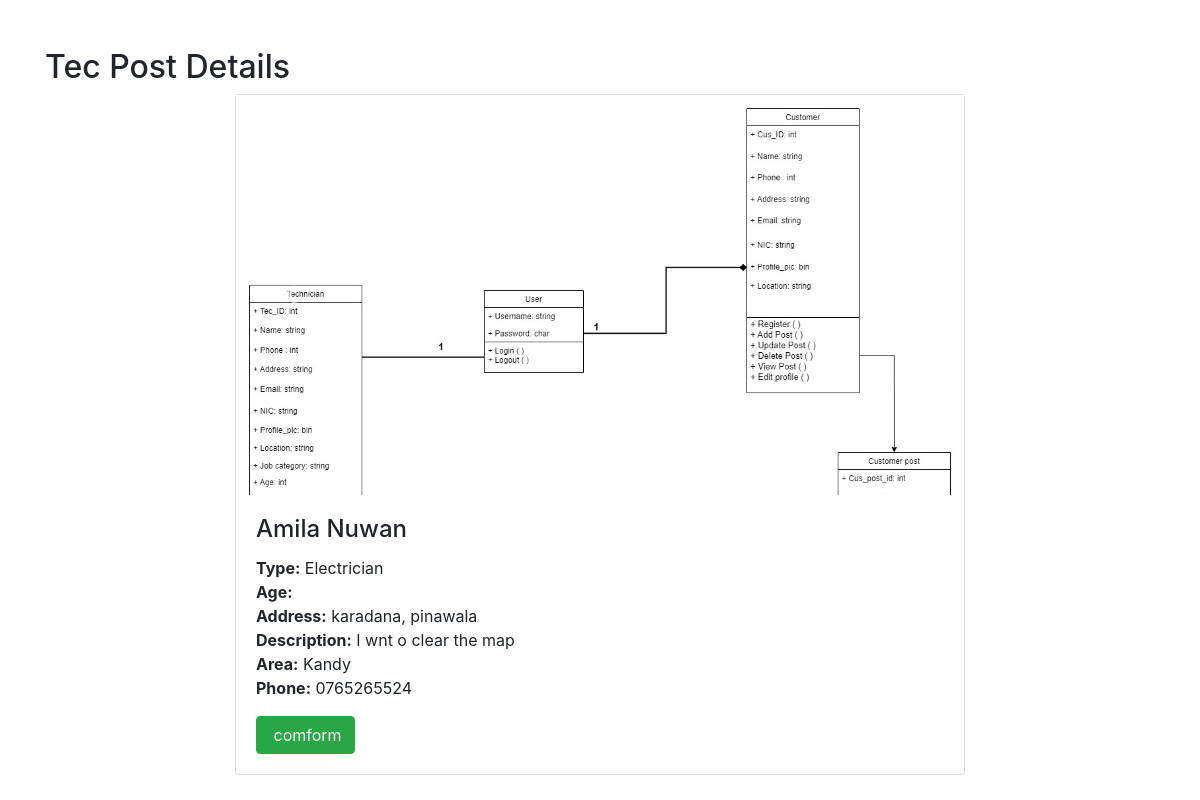
The app's page /tec_chat.php?job_id=13 with its own data.
### tables this page shows
CREATE TABLE `cus_posts` (
  `job_id` int(11) NOT NULL,
  `name` varchar(255) DEFAULT NULL,
  `age` int(11) DEFAULT NULL,
  `address` text DEFAULT NULL,
  `work_description` text DEFAULT NULL,
  `image1` varchar(255) DEFAULT NULL,
  `image2` varchar(255) DEFAULT NULL,
  `image3` varchar(255) DEFAULT NULL,
  `location` varchar(255) DEFAULT NULL,
  `phone_number` varchar(20) DEFAULT NULL,
  `cus_id` int(11) DEFAULT NULL,
  `need_t` varchar(255) DEFAULT NULL,
  `lat` decimal(10,8) DEFAULT NULL,
  `lng` decimal(11,8) DEFAULT NULL,
  `map_address` varchar(255) DEFAULT NULL,
  `accepted` tinyint(1) NOT NULL DEFAULT 0
);

### tec_chat.php (the view, shortened to what this page needs)
<?php
$host = 'localhost';
$db   = 'jas';
$user = 'root';
$pass = '';
$charset = 'utf8mb4';
$dsn = "mysql:host=$host;dbname=$db;charset=$charset";
$options = [
    PDO::ATTR_ERRMODE            => PDO::ERRMODE_EXCEPTION,
    PDO::ATTR_DEFAULT_FETCH_MODE => PDO::FETCH_ASSOC,
    PDO::ATTR_EMULATE_PREPARES   => false,
];
try {
    $pdo = new PDO($dsn, $user, $pass, $options);
} catch (\PDOException $e) {
    throw new \PDOException($e->getMessage(), (int)$e->getCode());
}
if (isset($_GET['job_id'])) {
    $job_id = $_GET['job_id'];
} else {
    exit('Job ID not provided.');
}
$sql = "SELECT * FROM cus_posts WHERE job_id = ?";
$stmt = $pdo->prepare($sql);
$stmt->execute([$job_id]);
$post = $stmt->fetch(PDO::FETCH_ASSOC);
?>
<!DOCTYPE html>
<html lang="en">
<head>
    <link href="https://maxcdn.bootstrapcdn.com/bootstrap/4.5.2/css/bootstrap.min.css" rel="stylesheet">
</head>
<body>
<div class="container mt-5">
    <h2>Tec Post Details</h2>
    <div class="row">
        <div class="col-md-8 mx-auto">
            <div class="card">
                <div id="postImages" class="carousel slide" data-ride="carousel">
                    <div class="carousel-inner" style="height: 400px;">
                        <div class="carousel-item active aspect-ratio ar-16x9">
                            <div class="aspect-ratio-content">
                                <img src="<?php echo htmlspecialchars($post['image1']); ?>" class="d-block w-100 h-100 object-fit-cover" alt="Image 1">
                            </div>
                        </div>
                    </div>
                    <a class="carousel-control-prev" href="#postImages" role="button" data-slide="prev">
                        <span class="carousel-control-prev-icon" aria-hidden="true"></span>
                    </a>
                    <a class="carousel-control-next" href="#postImages" role="button" data-slide="next">
                        <span class="carousel-control-next-icon" aria-hidden="true"></span>
                    </a>
                </div>
                <div class="card-body">
                    <h4 class="card-title"><?php echo htmlspecialchars($post['name']); ?></h4>
                    <p class="card-text">
                        <strong>Type:</strong> <?php echo $post['need_t']; ?><br>
                        <strong>Age:</strong> <?php echo $post['age']; ?><br>
                        <strong>Address:</strong> <?php echo htmlspecialchars($post['address']); ?><br>
                        <strong>Description:</strong> <?php echo htmlspecialchars($post['work_description']); ?><br>
                        <strong>Area:</strong> <?php echo htmlspecialchars($post['location']); ?><br>
                        <strong>Phone:</strong> <?php echo $post['phone_number']; ?><br>
                    </p>
                    <form action="qr1.php" method="get">
                        <input type="submit" class="btn btn-success"value=" comform">
                        </form>
                </div>
            </div>
        </div>
    </div>
</div>
<link href="https://maxcdn.bootstrapcdn.com/bootstrap/4.5.2/css/bootstrap.min.css" rel="stylesheet">
</body>
</html>

### records on screen
cus_posts: image1 (picture), name "Amila Nuwan", need_t "Electrician", address "karadana, pinawala", work_description "I wnt o clear the map", location "Kandy", phone_number "0765265524"
